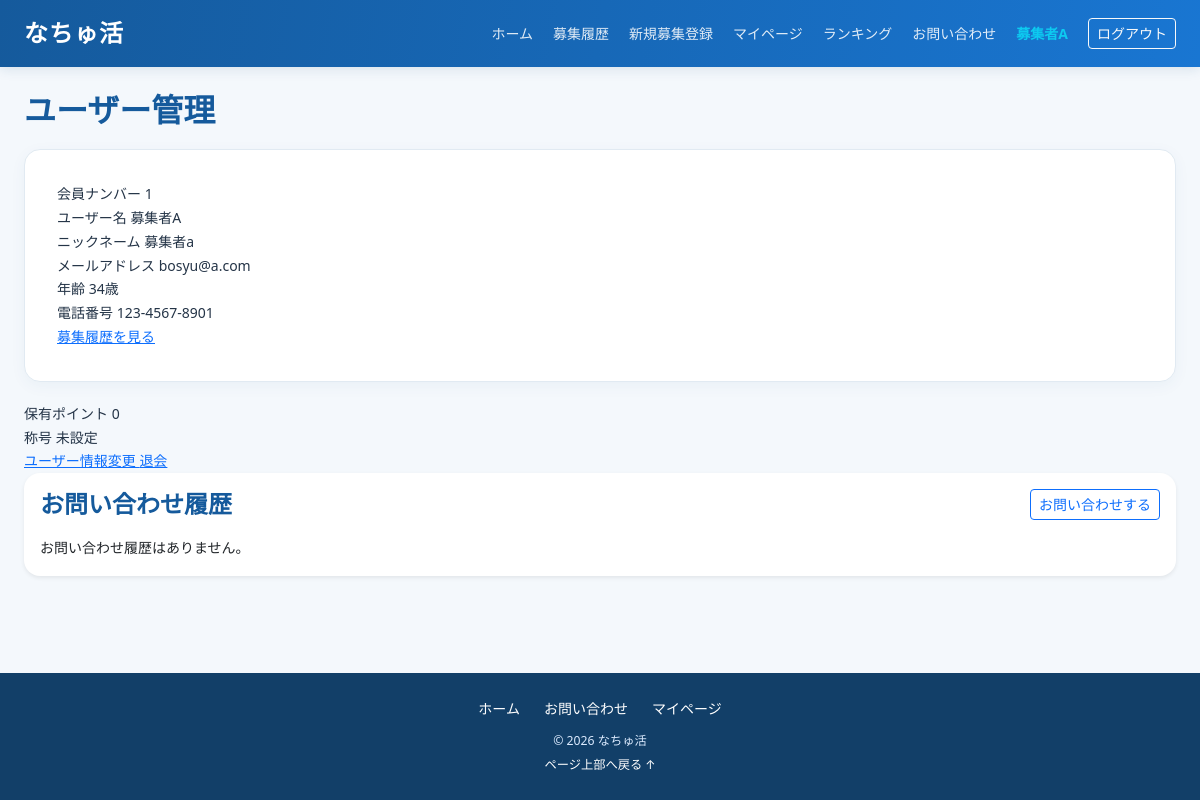
The app's page /user_detail (signed in) with its own data.
### apps/crud/models.py (models this page shows, shortened)
class User(db.Model, UserMixin):
    __tablename__ = "users"
    id = db.Column(db.Integer, primary_key=True)
    username = db.Column(db.String, nullable=False)
    nickname = db.Column(db.String, nullable=False)
    age = db.Column(db.Integer, nullable=False)
    email = db.Column(db.String, nullable=False)
    password_hash = db.Column(db.String, nullable=False)
    phone_number = db.Column(db.String(11), nullable=False)
    role = db.Column(db.Integer, nullable=False)
    is_approved = db.Column(db.Boolean,nullable=False,default=True,server_default="1")
    create_at = db.Column(db.DateTime, nullable=False, default=datetime.now)
    update_at = db.Column(db.DateTime, nullable=False, default=datetime.now, onupdate=datetime.now)
    title_id = db.Column(db.Integer,db.ForeignKey("titles.id"))  # FK
    tanks_point = db.Column(db.Integer, nullable=False, default=0)
    ranking_id = db.Column(db.Integer)
    group_name = db.Column(db.String, nullable=False)
    representative_name = db.Column(db.String, nullable=False)
    contact_email = db.Column(db.String, nullable=False)
    group_type = db.Column(db.String, nullable=False)
    title = db.relationship("Title", lazy="joined")
    @property
    def usertitle(self):
        return self.title.title_name if self.title else ""
    @property
    def users_title(self):
        return self.title
    recruitments = db.relationship("Recruitment", back_populates="user", cascade="all, delete-orphan")
    likes = db.relationship("Like", back_populates="user", cascade="all, delete-orphan")
    search_histories = db.relationship("SearchHistory", back_populates="user", cascade="all, delete-orphan")
    participation_histories = db.relationship("ParticipationHistory", back_populates="user", cascade="all, delete-orphan")
    recruitment_histories = db.relationship("RecruitmentHistory", back_populates="user", cascade="all, delete-orphan")
    view_histories = db.relationship("ViewHistory", back_populates="user", cascade="all, delete-orphan")
    active_messages = db.relationship("ActiveMessage", back_populates="user", cascade="all, delete-orphan")
    @property
    def password(self):
        raise AttributeError("読み取り不可")

### apps/natyukatu/views.py (the view)
@dt.route("/user_detail")
@login_required
def userDetail():
    my_contacts = (
        ContactHistory.query.filter(
            db.or_(
                ContactHistory.user_id == current_user.id,
                db.and_(
                    ContactHistory.user_id.is_(None),
                    ContactHistory.email == current_user.email,
                ),
            )
        )
        .order_by(ContactHistory.id.desc())
        .all()
    )
    return render_template(
        "natyukatu/user_detail.html",
        my_contacts=my_contacts,
    )

### apps/crud/models.py (called while the page is built)
@login_manager.user_loader
def load_user(user_id):
    return User.query.get(user_id)

### apps/natyukatu/views.py (called while the page is built)
def get_user_id():
    if current_user.is_authenticated:
        return getattr(current_user, 'user_id', getattr(current_user, 'id', None))
    return None

@dt.app_context_processor
def inject_unread_notifications():
    user_id = get_user_id()
    if not user_id:
        return {"has_unread_messages": False, "unread_recruitment_ids": set()}
    unread_ids = get_unread_recruitment_ids(user_id)
    return {
        "has_unread_messages": len(unread_ids) > 0,
        "unread_recruitment_ids": unread_ids,
    }

@dt.before_request
def auto_update_statuses():
    now = datetime.now()
    updated = False
    expired_recruitments = Recruitment.query.filter(
        Recruitment.application_end_at <= now,
        Recruitment.status == 1,
    ).all()
    for rec in expired_recruitments:
        rec.status = 2
        updated = True
    expired_histories = (
        ParticipationHistory.query.join(Recruitment)
        .filter(
            Recruitment.end_at <= now,
            ParticipationHistory.status_id == 4,
        )
        .all()
    )
    for hist in expired_histories:
        hist.status_id = 6
        updated = True
    if updated:
        try:
            db.session.commit()
        except SQLAlchemyError:
            db.session.rollback()

### apps/natyukatu/templates/natyukatu/user_detail.html (shortened to what this page needs)
{% extends "natyukatu/base.html" %}
{% block content %}
<section class="page-heading">
  <h1>ユーザー管理</h1>
</section>
<section class="profile-card" aria-label="ユーザー情報">
  <div class="profile-row">
    <span class="label">会員ナンバー</span>
    <span>{{ current_user.id }}</span>
  </div>
  <div class="profile-row">
    <span class="label">ユーザー名</span>
    <span>{{ current_user.username }}</span>
  </div>
  <div class="profile-row">
    <span class="label">ニックネーム</span>
    <span>{{ current_user.nickname }}</span>
  </div>
  <div class="profile-row">
    <span class="label">メールアドレス</span>
    <span>{{ current_user.email }}</span>
  </div>
  <div class="profile-row">
    <span class="label">年齢</span>
    <span>{{ current_user.age }}歳</span>
  </div>
  <div class="profile-row">
    <span class="label">電話番号</span>
    <span>{{ current_user.phone_number }}</span>
  </div>
  {% if current_user.role == 2 %}
    <div class="profile-row">
      <a href="{{ url_for('natyukatu.recruitment_history') }}">
        募集履歴を見る
      </a>
    </div>
  {% endif %}
</section>
<section class="summary" aria-label="ポイントと称号">
  <div class="summary-card">
    <span class="summary-label">保有ポイント</span>
    <span>{{ current_user.tanks_point }}</span>
  </div>
  <div class="summary-card">
    <span class="summary-label">称号</span>
    <span>
      {{ current_user.users_title.title_name
         if current_user.users_title
         else "未設定" }}
    </span>
  </div>
</section>
<div class="actions">
  <a href="{{ url_for('natyukatu.edit_profile') }}">
    ユーザー情報変更
  </a>
  <a href="{{ url_for('natyukatu.withdrawal') }}">
    退会
  </a>
</div>
<section class="card border-0 shadow-sm mb-4" aria-label="お問い合わせ履歴">
  <div class="card-body">
    <div class="d-flex justify-content-between align-items-center mb-3">
      <h2 class="h4 section-title mb-0">お問い合わせ履歴</h2>
      <a href="{{ url_for('natyukatu.contact') }}" class="btn btn-sm btn-outline-primary">
        お問い合わせする
      </a>
    </div>
    {% for item in my_contacts %}
    <div class="border rounded p-3 mb-3">
      <div class="d-flex justify-content-between align-items-center mb-2">
        <strong>#{{ item.id }} {{ item.subject }}</strong>
        <span class="badge bg-secondary">{{ item.status }}</span>
      </div>
      <p class="mb-2 small text-muted">
        送信日時: {{ item.created_at }}
      </p>
      <div class="bg-light p-2 rounded">
        {% for msg in item.messages %}
        <div class="mb-2">
          <strong>{{ '管理者' if msg.sender_role == 'admin' else item.name }}:</strong>
          <span>{{ msg.body }}</span>
          <div class="text-muted small">{{ msg.created_at }}</div>
        </div>
        {% else %}
        <div>
          <strong>{{ item.name }}:</strong>
          <span>{{ item.body }}</span>
        </div>
        {% endfor %}
      </div>
    </div>
    {% else %}
    <p class="mb-0">お問い合わせ履歴はありません。</p>
    {% endfor %}
  </div>
</section>
{% endblock %}

### apps/natyukatu/templates/natyukatu/base.html (shortened to what this page needs)
<!DOCTYPE html>
<html lang="ja">
<head>
  <link href="https://cdn.jsdelivr.net/npm/bootstrap@5.3.8/dist/css/bootstrap.min.css" rel="stylesheet">
  <link rel="stylesheet" href="{{ url_for('static', filename='css/natyukatu_base.css') }}">
</head>
<body class="d-flex flex-column min-vh-100">
<nav class="navbar navbar-expand-xl navbar-dark site-navbar sticky-top">
  <div class="container-fluid container-xxl px-3 px-lg-4">
    <a class="navbar-brand fw-bold fs-4" href="{{ url_for('natyukatu.top') }}">なちゅ活</a>
    <div class="collapse navbar-collapse" id="siteMenu">
      <ul class="navbar-nav ms-auto align-items-xl-center gap-xl-1 py-2 py-xl-0">
        <li class="nav-item"><a class="nav-link" href="{{ url_for('natyukatu.top') }}">ホーム</a></li>
        {% if current_user.is_authenticated %}
          {% if current_user.role == 3 %}
            <li class="nav-item"><a class="nav-link" href="{{ url_for('natyukatu.participation_history') }}">参加履歴
              {% if has_unread_messages %}
                <span class="badge rounded-pill text-bg-danger">新着</span>
              {% endif %}
            </a></li>
          {% elif current_user.role == 2 %}
            <li class="nav-item"><a class="nav-link" href="{{ url_for('natyukatu.recruitment_history') }}">募集履歴
            </a></li>
            {% if current_user.is_approved %}
              <li class="nav-item"><a class="nav-link" href="{{ url_for('natyukatu.recruitment_register') }}">新規募集登録</a></li>
            {% endif %}
          {% elif current_user.role == 1 %}
            <li class="nav-item"><a class="nav-link" href="{{ url_for('natyukatu.admin') }}">管理画面</a></li>
          {% endif %}
          <li class="nav-item"><a class="nav-link" href="{{ url_for('natyukatu.userDetail') }}">マイページ</a></li>
        {% else %}
          <li class="nav-item"><a class="nav-link" href="{{ url_for('auth.signup') }}">新規登録</a></li>
          <li class="nav-item"><a class="nav-link" href="{{ url_for('auth.login') }}">ログイン</a></li>
        {% endif %}
        <li class="nav-item"><a class="nav-link" href="{{ url_for('natyukatu.ranking') }}">ランキング</a></li>
        <li class="nav-item"><a class="nav-link" href="{{ url_for('natyukatu.contact') }}">お問い合わせ</a></li>
        {% if current_user.is_authenticated %}
          <li class="nav-item"><span class="nav-link text-info fw-semibold">{{ current_user.username }}</span></li>
          <li class="nav-item"><a class="btn btn-outline-light btn-sm ms-xl-2 mt-2 mt-xl-0" href="{{ url_for('auth.logout') }}">ログアウト</a></li>
        {% endif %}
      </ul>
    </div>
  </div>
</nav>
<main class="container-fluid container-xxl flex-grow-1 py-4 px-3 px-md-4">
  {% block content %}{% endblock %}
</main>
<footer class="site-footer mt-auto py-4">
  <div class="container text-center">
    <div class="d-flex flex-wrap justify-content-center gap-3 mb-2">
      <a href="{{ url_for('natyukatu.top') }}">ホーム</a>
      <a href="{{ url_for('natyukatu.contact') }}">お問い合わせ</a>
      {% if current_user.is_authenticated %}<a href="{{ url_for('natyukatu.userDetail') }}">マイページ</a>{% endif %}
    </div>
    <small>© 2026 なちゅ活</small>
    <div><a class="small" href="#">ページ上部へ戻る ↑</a></div>
  </div>
</footer>
</body>
</html>

### apps/static/css/natyukatu_base.css (style rules this page uses)
:root { --brand:#1976d2;--brand-dark:#155a9c;--brand-soft:#eaf4ff;--ink:#243447;--muted:#64748b }
* { box-sizing:border-box }
body { background:#f4f8fc;color:var(--ink);font-size:clamp(14px,1.1vw,16px);line-height:1.7 }
a { overflow-wrap:anywhere }
.site-navbar { background:linear-gradient(100deg,#155a9c,#1976d2);box-shadow:0 2px 12px #164b7a22 }
.navbar-brand { letter-spacing:.04em }
.navbar .nav-link { color:#ffffffde }
main { width:100%;max-width:1440px }
.site-footer { background:#123f68;color:#dbeafe }
.site-footer a { color:#fff;text-decoration:none;margin:0 .25rem }
.section-title,.page-heading h1,.page-title { color:var(--brand-dark);font-weight:700 }
.page-heading,.title-row { margin-bottom:1.25rem }
.card,.form-panel,.form-card,.profile-card,.history-card,.detail-card,.confirm-card,.complete-card,.complete-panel,.content-section,.withdrawal-card { border-radius:1rem }
.card { overflow:hidden }
.form-panel,.form-card,.profile-card,.history-card,.detail-card,.confirm-card,.complete-card,.complete-panel,.content-section,.withdrawal-card { background:#fff;padding:clamp(1rem,3vw,2rem);border:1px solid #e1eaf2;box-shadow:0 .25rem 1rem #1d4f7a0c;margin-bottom:1.25rem }
.page-heading h1 { font-size:clamp(1.45rem,3vw,2rem) }
ul { padding-left:1.25rem }

### records on screen
User: username "募集者A", id "1", nickname "募集者a", email "bosyu@a.com", age "34", phone_number "123-4567-8901", tanks_point "0"
